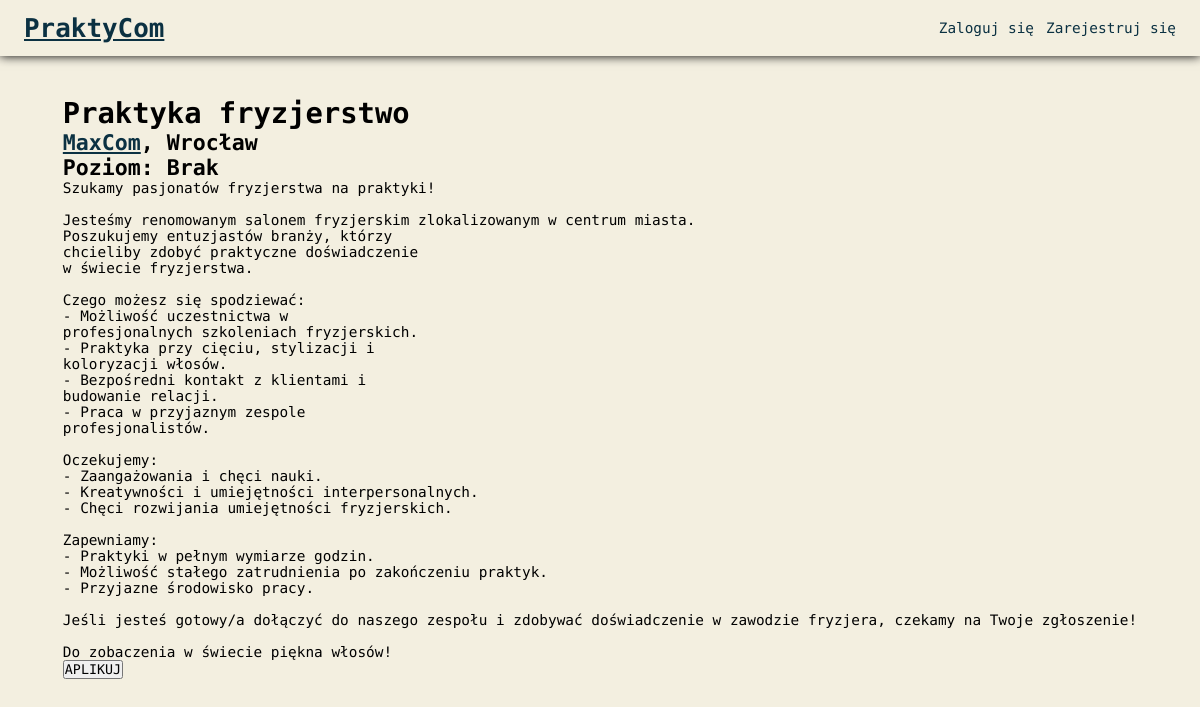
/jobad.php?id=41, run on the app's committed database.
### tables this page shows
CREATE TABLE `oferty` (
  `id` int(255) NOT NULL,
  `tytul` varchar(50) NOT NULL,
  `opis` text NOT NULL,
  `poziom` varchar(25) NOT NULL,
  `id_pracodawcy` int(11) NOT NULL,
  `lokalizacja` varchar(30) NOT NULL
);

CREATE TABLE `pracodawcy` (
  `id` int(255) NOT NULL,
  `firma` varchar(50) NOT NULL,
  `email` varchar(50) NOT NULL,
  `haslo` varchar(255) NOT NULL
);

### jobad.php (the view, shortened to what this page needs)
<?php
include "connection.php";
$loginPage = 'login.php';
$signupPage = 'singup.php';
function generatePageLink($page, $label, $params = '', $class) {
    return "<a href='$page?$params' class='$class' >$label</a>";
}
?>
<!DOCTYPE html>
<html lang="pl">
<head>
    <link rel="stylesheet" href="style.css">
</head>
<body>
<header>
    <a href="index.php" id="logo">PraktyCom</a>
    <div id="opcje">
    <?php
    if (isset($_SESSION['user_id'])) {
        if (isset($_SESSION['user_imie']) && isset($_SESSION['user_nazwisko'])) {
            $userParams = $_SESSION['user_imie'] . '.' . $_SESSION['user_nazwisko'] . '.' . $_SESSION['user_id'];
            echo generatePageLink('panelPraktykanta.php', 'Konto', $userParams, '');
        } elseif (isset($_SESSION['user_firma'])) {
            $userParams = $_SESSION['user_firma'] . '.' . $_SESSION['user_id'];
            echo generatePageLink('panelPracodawcy.php', 'Konto', $userParams, '');
        }
        echo generatePageLink('logout.php', 'Wyloguj', '', '');
    } else {
        echo generatePageLink($loginPage, 'Zaloguj się', '', '');
        echo generatePageLink($signupPage, 'Zarejestruj się', '', '');
    }
    ?>
    </div>
</header>
<main>
    <?php
    if(isset($_GET['id'])) {
        $id_ogloszenia = $_GET['id'];
        $query = "SELECT oferty.id AS oferta_id, oferty.tytul AS tytul, oferty.opis AS opis, oferty.lokalizacja AS lokalizacja, oferty.poziom AS poziom, pracodawcy.firma AS firma, pracodawcy.id AS id
                  FROM oferty
                  INNER JOIN pracodawcy ON oferty.id_pracodawcy = pracodawcy.id
                  WHERE oferty.id = ?";
        $stmt = mysqli_prepare($conn, $query);
        mysqli_stmt_bind_param($stmt, "i", $id_ogloszenia);
        mysqli_stmt_execute($stmt);
        $result = mysqli_stmt_get_result($stmt);
        if ($result && mysqli_num_rows($result) > 0) {
            $row = mysqli_fetch_assoc($result);
            $tytul = $row['tytul'];
            $firma = $row['firma'];
            $lokalizacja = $row['lokalizacja'];
            $firmaId = $row['id'];
            $poziom = $row['poziom'];
            $opis = $row['opis'];
            echo '<h1>' . $tytul . '</h1>';
            echo '<h2><a href="panelPracodawca.php?' . htmlspecialchars($firma) . '.' . htmlspecialchars($firmaId) . '">' . htmlspecialchars($firma) . '</a>, ' . htmlspecialchars($lokalizacja);'</h2>';
            echo '<h2>Poziom: ' . $poziom . '</h2>';
            echo '<pre>' . $opis . '</pre>';
            echo '<button>APLIKUJ</button>';
        } else {
            echo "Brak danych lub błąd zapytania.";
        }
    } else {
        echo "Brak ID ogłoszenia.";
    }
    ?>
    </main>
</body>
</html>

### style.css (style rules this page uses)
* { padding: 0; margin: 0; font-family: "Roboto Mono", monospace; }
html { font-size: 1.8vh; background: #f3efe0; }
header { display: flex; align-items: center; justify-content: space-between; height: 7vh; width: 100vw; box-shadow: 0 0 10px 0; }
header #logo { font-size: 1.8rem; color: #0b3142; font-weight: 800; margin-left: 0; height: 4vh; margin-left: 2vw; display: flex; justify-content: center; align-items: center; }
header #opcje { display: flex; margin-right: 2vw; }
header #opcje a { color: #0b3142; text-decoration: unset; margin-left: 1vw; }
body { display: flex; align-items: center; flex-direction: column; }
main { margin: 5vh 0 0 0; min-height: 50vh; }
main pre { white-space: pre-wrap; }
main a { color: #0b3142; }

### data on the page
oferty: tytul "Praktyka fryzjerstwo", id_pracodawcy.firma "MaxCom", lokalizacja "Wrocław", poziom "Brak", opis "Szukamy pasjonatów fryzjerstwa na praktyki! Jesteśmy renomowanym salonem fryzjerskim zlokalizowanym w centrum miasta. Poszukujemy entuzjastów branży, którzy chcieliby zdobyć praktyczne doświadczenie w świecie fryzjerstwa. Czego możesz się spodziewać: - Możliwość uczestnictwa w profesjonalnych szkoleniach fryzjerskich. - Praktyka przy cięciu, stylizacji i koloryzacji włosów. - Bezpośredni kontakt z klientami i budowanie relacji. - Praca w przyjaznym zespole profesjonalistów. Oczekujemy: - Zaangażowania i chęci nauki. - Kreatywności i umiejętności interpersonalnych. - Chęci rozwijania umiejętności fryzjerskich. Zapewniamy: - Praktyki w pełnym wymiarze godzin. - Możliwość stałego zatrudnienia…"

### other printed values
$label "Zaloguj się Zarejestruj się"
